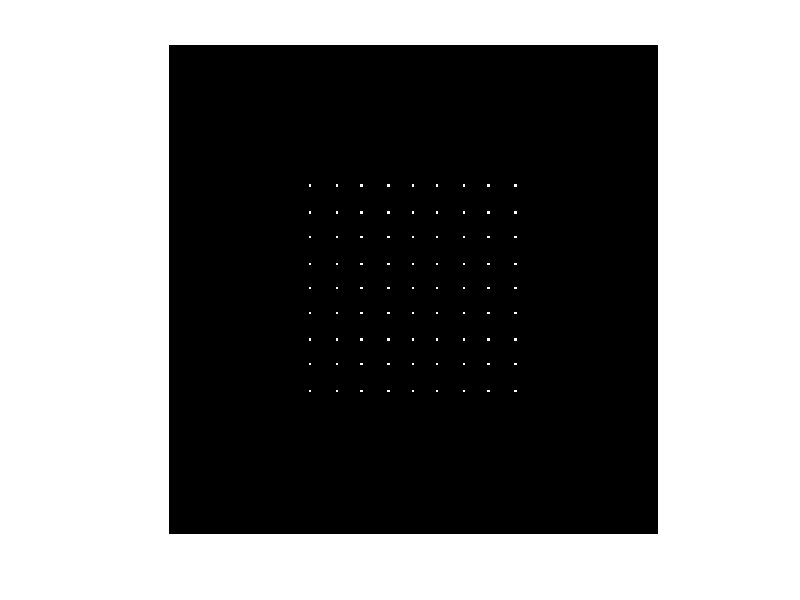

Reproduce this figure in MATLAB.
%% ray-tracing for an ideal lens

% declare point sources in world space.  The camera is usually at [0 0 0],
% and pointing towards -z.  We are using a right-handed coordinate system.
% pointSources = [0 0 -100;
%                 0 50 -100;
%                 0 -50 -100;
%                 50 0 -100;
%                 50 50 -100;
%                 50 -50 -100;
%                 -50 0 -100;
%                 -50 50 -100;
%                 -50 -50 -100;];


[XGrid YGrid] = meshgrid(-4000:1000:4000,-4000:1000:4000);

pointSources = [XGrid(:) YGrid(:) ones(size(XGrid(:))) * -20000];

 

%sensor properties
sensor.size = [48 48]; %in mm
sensor.position = [0 0 50]; 
sensor.resolution = [200 200];
sensor.image = zeros(sensor.resolution);
sensor.focalLength = 50; %in mm

apertureRadius =5; % in mm

% this position should NOT change
lensCenterPosition = [0 0 0];

%loop through all point sources
for curInd = 1:size(pointSources, 1);
    
    curPointSource = pointSources(curInd, :);
    
    %trace ray from point source to lens center, to image.  This helps
    %determine the point of focus
    centerRay.origin = curPointSource;
    centerRay.direction = lensCenterPosition - centerRay.origin;
    centerRay.direction = centerRay.direction./norm(centerRay.direction);
    
    %calculate the in-focus position using thin lens equation
    inFocusDistance = 1/(1/sensor.focalLength - -1/curPointSource(3));
    inFocusT = (inFocusDistance - centerRay.origin(3))/centerRay.direction(3);
    inFocusPosition = centerRay.origin + inFocusT .* centerRay.direction;
    

    %loop through aperture positions and uniformly sample the aperture
    %everything is done in vector form for speed
    [apertureSample.X, apertureSample.Y] = meshgrid(linspace(-1, 1, 90),linspace(-1, 1, 90)); %adjust this if needed
    
    %assume a circular aperture, and make a mask that is 1 when the pixel
    %is within a circle of radius 1
    apertureMask = (apertureSample.X.^2 + apertureSample.Y.^2) <= 1;
    
    scaledApertureSample.X = apertureSample.X .* apertureRadius; 
    scaledApertureSample.Y = apertureSample.Y .* apertureRadius; 
    
    %remove cropped sections of aperture
    croppedApertureSample.X =  scaledApertureSample.X;
    croppedApertureSample.X(apertureMask == 0) = [];
    croppedApertureSample.X = croppedApertureSample.X';
    croppedApertureSample.Y =  scaledApertureSample.Y;
    croppedApertureSample.Y(apertureMask == 0) = [];
    croppedApertureSample.Y = croppedApertureSample.Y';
    
    %calculate the origin and direction of the rays
    rays.origin = repmat(curPointSource, [size(croppedApertureSample.Y(:), 1) 1] );   %the new origin will just be the position of the current light source
    rays.direction = [(croppedApertureSample.X(:) -  rays.origin(:,1)) (croppedApertureSample.Y(:) -  rays.origin(:,2)) (lensCenterPosition(3) - rays.origin (:,3)) .* ones(size(croppedApertureSample.Y(:)))];
    rays.direction = rays.direction./repmat( sqrt(rays.direction(:, 1).^2 + rays.direction(:, 2).^2 + rays.direction(:,3).^2), [1 3]); %normalize direction
       
    %when intersecting ideal lens, change the direction to intersect the
    %inFocusPosition, and update the origin
    lensIntersectT = (lensCenterPosition(3) - rays.origin(:,3))./ rays.direction(:,3);
    lensIntersectPosition = rays.origin +  repmat(lensIntersectT, [1 3]) .* rays.direction;
    %calculate new direction
    newRays.origin = lensIntersectPosition;
    newRays.direction = repmat(inFocusPosition , [size(newRays.origin,1) 1 ]) - newRays.origin;
    
    %calculate intersection point at sensor
    intersectZ = repmat(sensor.position(3), [size(newRays.origin, 1) 1]);
    intersectT = (intersectZ - newRays.origin(:, 3))./newRays.direction(:, 3);
    
    intersectPosition = newRays.origin + newRays.direction .* repmat(intersectT, [1 3]);
    imagePixel = [intersectPosition(:,2) intersectPosition(:, 1)]; 
    imagePixel = round(imagePixel * sensor.resolution(1)/sensor.size(1)  + repmat( sensor.resolution./2, [size(imagePixel,1) 1]));
    
    %make sure imagePixel is in range;
    imagePixel(imagePixel < 1) = 1;
    imagePixel = min(imagePixel, repmat(sensor.resolution, [size(imagePixel,1) 1]));
    
    %add a value to the intersection position
    for i = 1:size(croppedApertureSample.Y(:))
        sensor.image(imagePixel(i,1), imagePixel(i,2)) =  sensor.image(imagePixel(i,1), imagePixel(i,2)) + 1;  %sensor.image(imagePixel(:,1), imagePixel(:,2)) + 1;
    end
end

figure; imshow(sensor.image/ max(sensor.image(:)));
